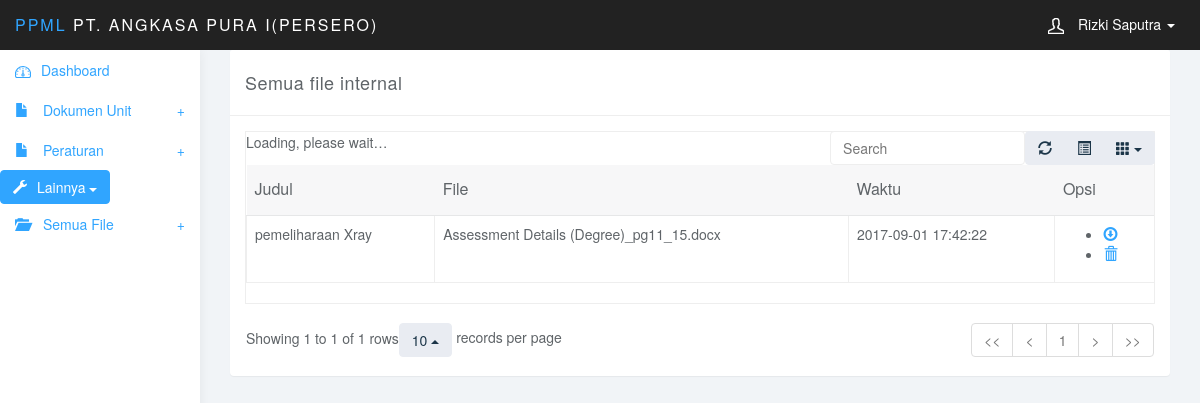
The app's page /admin/view_all_internal.php (signed in), older data.
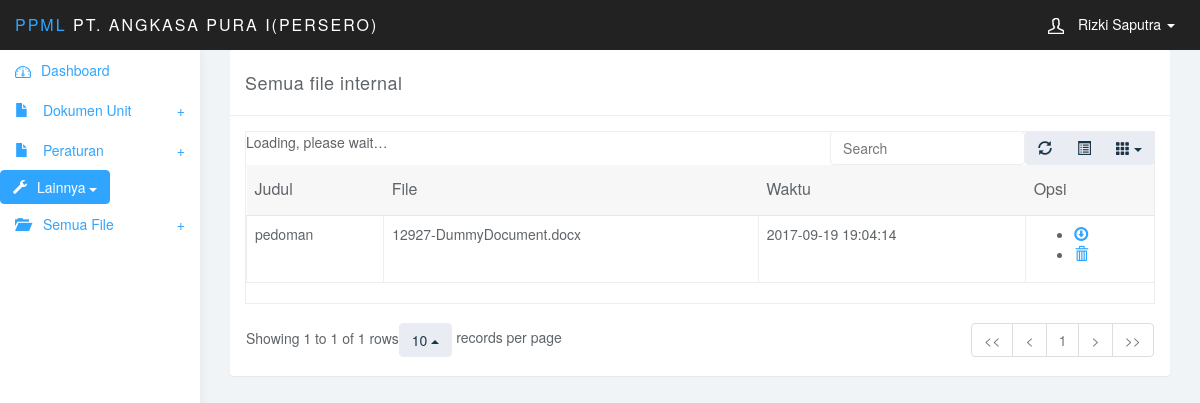
The same page, newer data.
### tables this page shows
CREATE TABLE `tb_dokumen_baru` (
  `id_dokumen` int(3) NOT NULL AUTO_INCREMENT,
  `kode` varchar(50) DEFAULT NULL,
  `nama_dokumen` varchar(50) DEFAULT NULL,
  `jenis_dokumen` int(10) DEFAULT NULL,
  `keterangan` varchar(255) DEFAULT NULL,
  `revisi` int(3) DEFAULT NULL,
  `file` varchar(255) DEFAULT NULL,
  `status` int(3) DEFAULT NULL,
  `catatan` varchar(255) DEFAULT NULL,
  `entry_date` datetime DEFAULT NULL,
  `id_admin` int(10) DEFAULT NULL,
  PRIMARY KEY (`id_dokumen`),
  KEY `id_admin` (`id_admin`),
  KEY `jenis_dokumen` (`jenis_dokumen`),
  KEY `id_keterangan` (`keterangan`),
  KEY `status` (`status`),
  KEY `revisi` (`revisi`),
  CONSTRAINT `tb_dokumen_baru_ibfk_5` FOREIGN KEY (`jenis_dokumen`) REFERENCES `tb_jenis_dokumen` (`id_jenis_dokumen`),
  CONSTRAINT `tb_dokumen_baru_ibfk_7` FOREIGN KEY (`status`) REFERENCES `status_dokumen` (`id_status_dokumen`),
  CONSTRAINT `tb_dokumen_baru_ibfk_8` FOREIGN KEY (`revisi`) REFERENCES `revisi` (`id_revisi`),
  CONSTRAINT `tb_dokumen_baru_ibfk_9` FOREIGN KEY (`id_admin`) REFERENCES `tb_admin` (`id_admin`)
);

### admin/view_all_internal.php (the view, shortened to what this page needs)
<?php
require_once('header.php');
require_once('sidebar.php');
?>
<div class="col-sm-9 col-sm-offset-3 col-lg-10 col-lg-offset-2 main">
	<div class="col-md-12">
		<div class="panel panel-default">
			<div class="panel-heading">
				Semua file internal
			</div>
			<div class="panel-body">
				<table data-toggle="table"  data-show-refresh="true" data-show-toggle="true" data-show-columns="true" data-search="true" data-select-item-name="toolbar1" data-pagination="true" data-sort-name="name" data-sort-order="desc">
						    <thead>
						    <tr>
						    	<th data-field="nama_dokumen">Judul</th>
						    	<th data-field="file">File</th>
						    	<th data-field="entry_date">Waktu</th>
						        <th colspan="1">Opsi</th>
						    </tr>
						    </thead>
						    <tbody>
						    <?php
						    $query = mysql_query("SELECT
							tb_dokumen_baru.nama_dokumen,
							tb_dokumen_baru.id_dokumen,
							tb_dokumen_baru.entry_date,
							tb_dokumen_baru.`file`
							FROM
							tb_dokumen_baru
							");
						    while ($data = mysql_fetch_array($query)) {
					    	?>
					        <tr>
					           	<td><?php echo $data['nama_dokumen']; ?></td>
					           	<td><?php echo $data['file']; ?></td>
					           	<td><?php echo $data['entry_date']; ?></td>
					           	<td>
					           		<ul>
					           			<li>
					           				<?php
											echo "<a href='../uploads/".$data['file']."' class='glyphicon glyphicon-download'></a> ";
											?>
					           			</li>
					           			<li>
					           				<a href="delete_document.php?id_dokumen=<?php echo $data['id_dokumen'];?>" onclick="return confirm('Yakin mau di hapus?');" class="glyphicon glyphicon-trash"></a>
					           			</li>
					           		</ul>
					    		</td>
					        </tr>
						    <?php
						    }
						    ?>
					  		</tbody>
						</table>
			</div>
		</div>
	</div>
</div>

Row changes from the older to the newer data that the page shows:
removed tb_dokumen_baru: nama_dokumen "pemeliharaan Xray", file "Assessment Details (Degree)_pg11_15.docx", entry_date "2017-09-01 17:42:22"
added tb_dokumen_baru: nama_dokumen "pedoman", file "12927-DummyDocument.docx", entry_date "2017-09-19 19:04:14"
